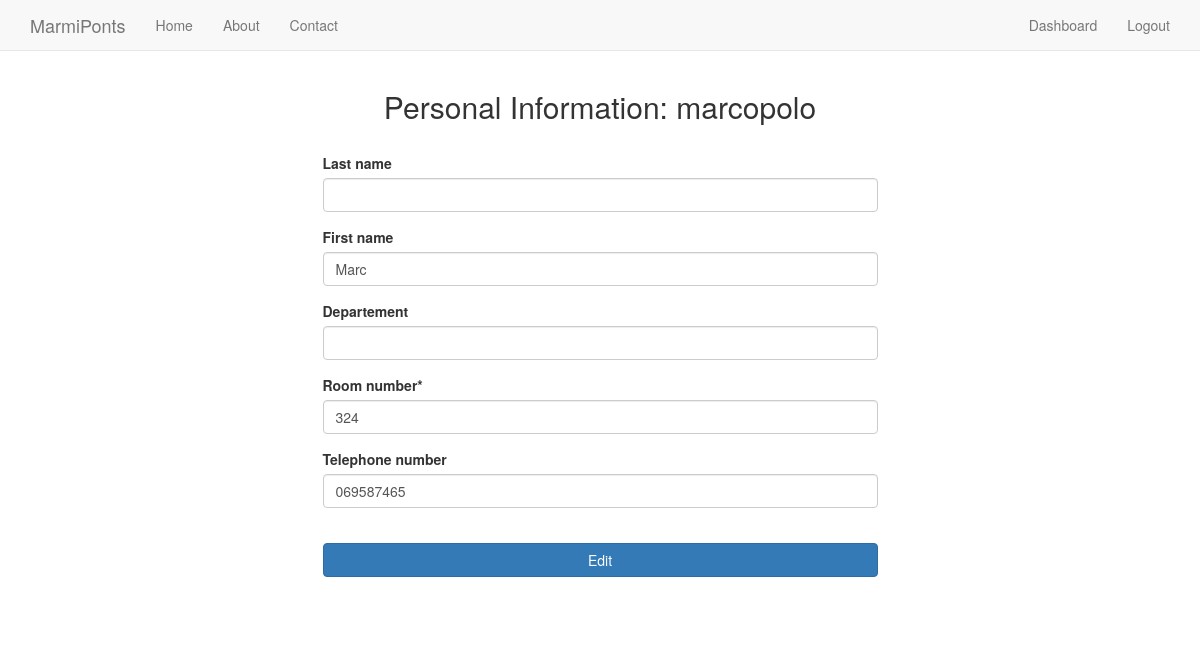
/personalinfo/ (signed in), run on the app's committed database.
### Core/models.py (models this page shows, shortened)
class Information(models.Model):
    user = models.ForeignKey(User)
    Last_name = models.CharField(max_length=15, null=True, blank=True)
    First_name = models.CharField(max_length=15, null=True, blank=True)
    Departement = models.CharField(max_length=15, null=True, blank=True)
    Room_number = models.CharField(max_length=10)
    Telephone_number = models.CharField(max_length=13, null=True, blank=True)
    pub_date = models.DateTimeField(auto_now_add=True, null=True, blank=True)

### Core/views.py (the view)
# urls.py: url(r'^personalinfo/$','Core.views.personalinfo', name='personalinfo'),
@login_required
def personalinfo(request):
	Information_list = Information.objects.filter(user=request.user)
	Text_Edit=''
	if request.POST.get('edit'):
		form = InformationForm(request.POST, instance=Information(user=request.user))
		if form.is_valid():
			First_name = form.cleaned_data['First_name']
			Last_name = form.cleaned_data['Last_name']
			Departement = form.cleaned_data['Departement']
			Room_number = form.cleaned_data['Room_number']
			Telephone_number = form.cleaned_data['Telephone_number']
			if len(Information_list)>0 :
				Information_list[0].delete()
			form.save()
			Text_Edit='Data Edited! Go back to the Dashboard'
	else:
		if len(Information_list)>0 :
			init={'user' : request.user,
				'First_name': Information_list[0].First_name,
				'Last_name': Information_list[0].Last_name,
				'Departement': Information_list[0].Departement,
				'Room_number': Information_list[0].Room_number,
				'Telephone_number': Information_list[0].Telephone_number,
				}
		else:
			init={'user' : request.user,
				}
		form = InformationForm(initial=init)
	context={"form": form,
			"textedit": Text_Edit}
	return render(request, "personalinfo.html",context)

### Core/forms.py
class InformationForm(forms.ModelForm):
	class Meta:
		model = Information
		exclude = ('user',)

### templates/personalinfo.html (shortened to what this page needs)
{% extends "base.html" %}
{% load crispy_forms_tags %}
{% block content %}
		<form action="" method="post">
			<div class='row'>
				<div class='col-sm-6 col-sm-offset-3'>
					<h2 class="text-align-center"> Personal Information: {{user}} </h2>
				<br>
		    {{ form|crispy}}
		    <br>
		    <input class= 'btn btn-primary btn-block' type="submit" value="Edit" name="edit" />
		    <br>
		    </div>
		</form>
{% endblock %}

### static_in_pro/our_static/css/navbar-static-top.css (style rules this page uses)
body { min-height: 1000px; }

### static_in_pro/our_static/css/custom.css (style rules this page uses)
.text-align-center { text-align: center; }

### data on the page
Information: First_name "Marc", Room_number "324", Telephone_number "069587465"

### other printed values
{{ user }} "marcopolo"
